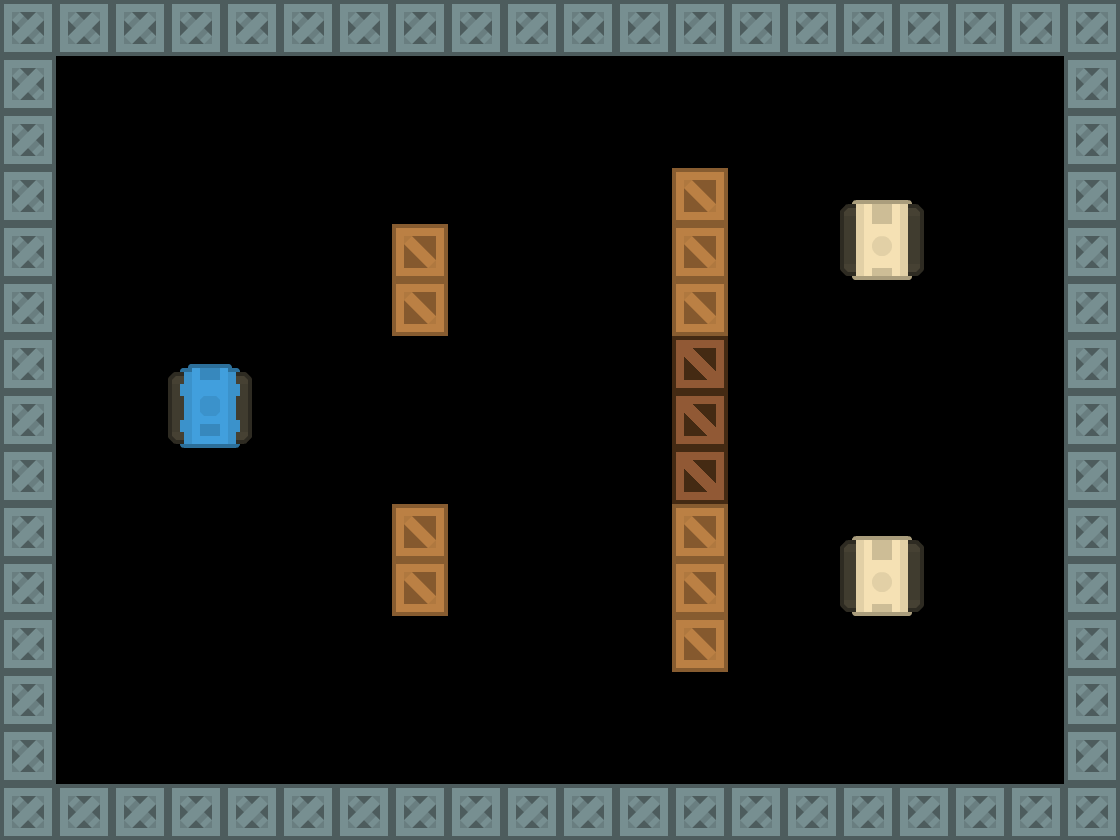

A level layout from a 2D game, rendered from its tile map. Below: a short description, then the map file with its tile-grid data intact:
An orthogonal 20x15 tile map with 56x56 px tiles, 7 tile layers (Obstacles, Breakable Obstacles, Explodables, Player, ...).

<map version="1.9" tiledversion="1.9.2" orientation="orthogonal" renderorder="right-down" width="20" height="15" tilewidth="56" tileheight="56" infinite="0" nextlayerid="14" nextobjectid="1">
 <tileset firstgid="1" source="tiles.tsx" />
 <layer id="1" name="Obstacles" width="20" height="15">
  <data encoding="csv">
67,67,67,67,67,67,67,67,67,67,67,67,67,67,67,67,67,67,67,67,
67,0,0,0,0,0,0,0,0,0,0,0,0,0,0,0,0,0,0,67,
67,0,0,0,0,0,0,0,0,0,0,0,0,0,0,0,0,0,0,67,
67,0,0,0,0,0,0,0,0,0,0,0,68,0,0,0,0,0,0,67,
67,0,0,0,0,0,0,68,0,0,0,0,68,0,0,0,0,0,0,67,
67,0,0,0,0,0,0,68,0,0,0,0,68,0,0,0,0,0,0,67,
67,0,0,0,0,0,0,0,0,0,0,0,0,0,0,0,0,0,0,67,
67,0,0,0,0,0,0,0,0,0,0,0,0,0,0,0,0,0,0,67,
67,0,0,0,0,0,0,0,0,0,0,0,0,0,0,0,0,0,0,67,
67,0,0,0,0,0,0,68,0,0,0,0,68,0,0,0,0,0,0,67,
67,0,0,0,0,0,0,68,0,0,0,0,68,0,0,0,0,0,0,67,
67,0,0,0,0,0,0,0,0,0,0,0,68,0,0,0,0,0,0,67,
67,0,0,0,0,0,0,0,0,0,0,0,0,0,0,0,0,0,0,67,
67,0,0,0,0,0,0,0,0,0,0,0,0,0,0,0,0,0,0,67,
67,67,67,67,67,67,67,67,67,67,67,67,67,67,67,67,67,67,67,67
</data>
 </layer>
 <layer id="13" name="Breakable Obstacles" width="20" height="15">
  <data encoding="csv">
0,0,0,0,0,0,0,0,0,0,0,0,0,0,0,0,0,0,0,0,
0,0,0,0,0,0,0,0,0,0,0,0,0,0,0,0,0,0,0,0,
0,0,0,0,0,0,0,0,0,0,0,0,0,0,0,0,0,0,0,0,
0,0,0,0,0,0,0,0,0,0,0,0,0,0,0,0,0,0,0,0,
0,0,0,0,0,0,0,0,0,0,0,0,0,0,0,0,0,0,0,0,
0,0,0,0,0,0,0,0,0,0,0,0,0,0,0,0,0,0,0,0,
0,0,0,0,0,0,0,0,0,0,0,0,93,0,0,0,0,0,0,0,
0,0,0,0,0,0,0,0,0,0,0,0,93,0,0,0,0,0,0,0,
0,0,0,0,0,0,0,0,0,0,0,0,93,0,0,0,0,0,0,0,
0,0,0,0,0,0,0,0,0,0,0,0,0,0,0,0,0,0,0,0,
0,0,0,0,0,0,0,0,0,0,0,0,0,0,0,0,0,0,0,0,
0,0,0,0,0,0,0,0,0,0,0,0,0,0,0,0,0,0,0,0,
0,0,0,0,0,0,0,0,0,0,0,0,0,0,0,0,0,0,0,0,
0,0,0,0,0,0,0,0,0,0,0,0,0,0,0,0,0,0,0,0,
0,0,0,0,0,0,0,0,0,0,0,0,0,0,0,0,0,0,0,0
</data>
 </layer>
 <layer id="3" name="Explodables" width="20" height="15">
  <data encoding="csv">
0,0,0,0,0,0,0,0,0,0,0,0,0,0,0,0,0,0,0,0,
0,0,0,0,0,0,0,0,0,0,0,0,0,0,0,0,0,0,0,0,
0,0,0,0,0,0,0,0,0,0,0,0,0,0,0,0,0,0,0,0,
0,0,0,0,0,0,0,0,0,0,0,0,0,0,0,0,0,0,0,0,
0,0,0,0,0,0,0,0,0,0,0,0,0,0,0,0,0,0,0,0,
0,0,0,0,0,0,0,0,0,0,0,0,0,0,0,0,0,0,0,0,
0,0,0,0,0,0,0,0,0,0,0,0,0,0,0,0,0,0,0,0,
0,0,0,0,0,0,0,0,0,0,0,0,0,0,0,0,0,0,0,0,
0,0,0,0,0,0,0,0,0,0,0,0,0,0,0,0,0,0,0,0,
0,0,0,0,0,0,0,0,0,0,0,0,0,0,0,0,0,0,0,0,
0,0,0,0,0,0,0,0,0,0,0,0,0,0,0,0,0,0,0,0,
0,0,0,0,0,0,0,0,0,0,0,0,0,0,0,0,0,0,0,0,
0,0,0,0,0,0,0,0,0,0,0,0,0,0,0,0,0,0,0,0,
0,0,0,0,0,0,0,0,0,0,0,0,0,0,0,0,0,0,0,0,
0,0,0,0,0,0,0,0,0,0,0,0,0,0,0,0,0,0,0,0
</data>
 </layer>
 <layer id="8" name="Player" width="20" height="15">
  <data encoding="csv">
0,0,0,0,0,0,0,0,0,0,0,0,0,0,0,0,0,0,0,0,
0,0,0,0,0,0,0,0,0,0,0,0,0,0,0,0,0,0,0,0,
0,0,0,0,0,0,0,0,0,0,0,0,0,0,0,0,0,0,0,0,
0,0,0,0,0,0,0,0,0,0,0,0,0,0,0,0,0,0,0,0,
0,0,0,0,0,0,0,0,0,0,0,0,0,0,0,0,0,0,0,0,
0,0,0,0,0,0,0,0,0,0,0,0,0,0,0,0,0,0,0,0,
0,0,0,0,0,0,0,0,0,0,0,0,0,0,0,0,0,0,0,0,
0,0,0,79,0,0,0,0,0,0,0,0,0,0,0,0,0,0,0,0,
0,0,0,0,0,0,0,0,0,0,0,0,0,0,0,0,0,0,0,0,
0,0,0,0,0,0,0,0,0,0,0,0,0,0,0,0,0,0,0,0,
0,0,0,0,0,0,0,0,0,0,0,0,0,0,0,0,0,0,0,0,
0,0,0,0,0,0,0,0,0,0,0,0,0,0,0,0,0,0,0,0,
0,0,0,0,0,0,0,0,0,0,0,0,0,0,0,0,0,0,0,0,
0,0,0,0,0,0,0,0,0,0,0,0,0,0,0,0,0,0,0,0,
0,0,0,0,0,0,0,0,0,0,0,0,0,0,0,0,0,0,0,0
</data>
 </layer>
 <layer id="9" name="Easy Enemies" width="20" height="15">
  <data encoding="csv">
0,0,0,0,0,0,0,0,0,0,0,0,0,0,0,0,0,0,0,0,
0,0,0,0,0,0,0,0,0,0,0,0,0,0,0,0,0,0,0,0,
0,0,0,0,0,0,0,0,0,0,0,0,0,0,0,0,0,0,0,0,
0,0,0,0,0,0,0,0,0,0,0,0,0,0,0,0,0,0,0,0,
0,0,0,0,0,0,0,0,0,0,0,0,0,0,0,84,0,0,0,0,
0,0,0,0,0,0,0,0,0,0,0,0,0,0,0,0,0,0,0,0,
0,0,0,0,0,0,0,0,0,0,0,0,0,0,0,0,0,0,0,0,
0,0,0,0,0,0,0,0,0,0,0,0,0,0,0,0,0,0,0,0,
0,0,0,0,0,0,0,0,0,0,0,0,0,0,0,0,0,0,0,0,
0,0,0,0,0,0,0,0,0,0,0,0,0,0,0,0,0,0,0,0,
0,0,0,0,0,0,0,0,0,0,0,0,0,0,0,84,0,0,0,0,
0,0,0,0,0,0,0,0,0,0,0,0,0,0,0,0,0,0,0,0,
0,0,0,0,0,0,0,0,0,0,0,0,0,0,0,0,0,0,0,0,
0,0,0,0,0,0,0,0,0,0,0,0,0,0,0,0,0,0,0,0,
0,0,0,0,0,0,0,0,0,0,0,0,0,0,0,0,0,0,0,0
</data>
 </layer>
 <layer id="11" name="Medium Enemies" width="20" height="15">
  <data encoding="csv">
0,0,0,0,0,0,0,0,0,0,0,0,0,0,0,0,0,0,0,0,
0,0,0,0,0,0,0,0,0,0,0,0,0,0,0,0,0,0,0,0,
0,0,0,0,0,0,0,0,0,0,0,0,0,0,0,0,0,0,0,0,
0,0,0,0,0,0,0,0,0,0,0,0,0,0,0,0,0,0,0,0,
0,0,0,0,0,0,0,0,0,0,0,0,0,0,0,0,0,0,0,0,
0,0,0,0,0,0,0,0,0,0,0,0,0,0,0,0,0,0,0,0,
0,0,0,0,0,0,0,0,0,0,0,0,0,0,0,0,0,0,0,0,
0,0,0,0,0,0,0,0,0,0,0,0,0,0,0,0,0,0,0,0,
0,0,0,0,0,0,0,0,0,0,0,0,0,0,0,0,0,0,0,0,
0,0,0,0,0,0,0,0,0,0,0,0,0,0,0,0,0,0,0,0,
0,0,0,0,0,0,0,0,0,0,0,0,0,0,0,0,0,0,0,0,
0,0,0,0,0,0,0,0,0,0,0,0,0,0,0,0,0,0,0,0,
0,0,0,0,0,0,0,0,0,0,0,0,0,0,0,0,0,0,0,0,
0,0,0,0,0,0,0,0,0,0,0,0,0,0,0,0,0,0,0,0,
0,0,0,0,0,0,0,0,0,0,0,0,0,0,0,0,0,0,0,0
</data>
 </layer>
 <layer id="12" name="Hard Enemies" width="20" height="15">
  <data encoding="csv">
0,0,0,0,0,0,0,0,0,0,0,0,0,0,0,0,0,0,0,0,
0,0,0,0,0,0,0,0,0,0,0,0,0,0,0,0,0,0,0,0,
0,0,0,0,0,0,0,0,0,0,0,0,0,0,0,0,0,0,0,0,
0,0,0,0,0,0,0,0,0,0,0,0,0,0,0,0,0,0,0,0,
0,0,0,0,0,0,0,0,0,0,0,0,0,0,0,0,0,0,0,0,
0,0,0,0,0,0,0,0,0,0,0,0,0,0,0,0,0,0,0,0,
0,0,0,0,0,0,0,0,0,0,0,0,0,0,0,0,0,0,0,0,
0,0,0,0,0,0,0,0,0,0,0,0,0,0,0,0,0,0,0,0,
0,0,0,0,0,0,0,0,0,0,0,0,0,0,0,0,0,0,0,0,
0,0,0,0,0,0,0,0,0,0,0,0,0,0,0,0,0,0,0,0,
0,0,0,0,0,0,0,0,0,0,0,0,0,0,0,0,0,0,0,0,
0,0,0,0,0,0,0,0,0,0,0,0,0,0,0,0,0,0,0,0,
0,0,0,0,0,0,0,0,0,0,0,0,0,0,0,0,0,0,0,0,
0,0,0,0,0,0,0,0,0,0,0,0,0,0,0,0,0,0,0,0,
0,0,0,0,0,0,0,0,0,0,0,0,0,0,0,0,0,0,0,0
</data>
 </layer>
</map>
